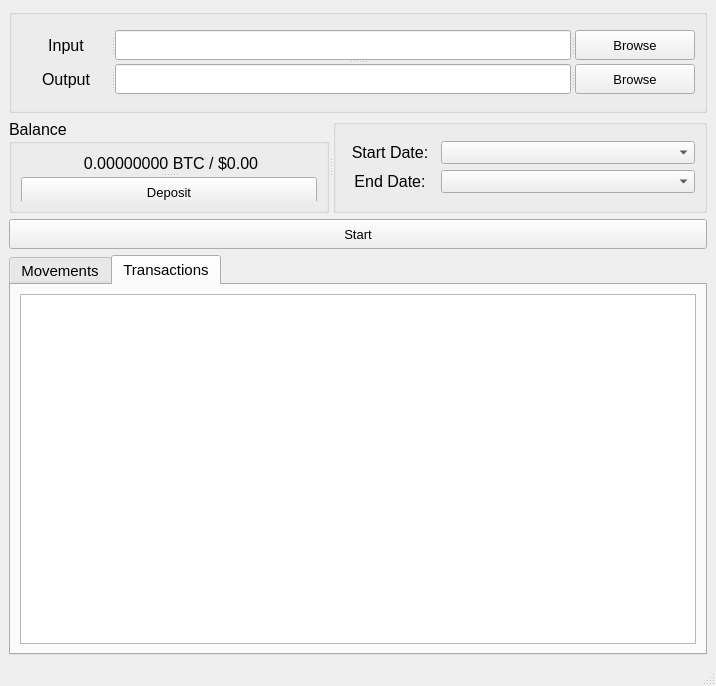
<?xml version="1.0" encoding="UTF-8"?>
<ui version="4.0">
 <class>MainWindow</class>
 <widget class="QMainWindow" name="MainWindow">
  <property name="geometry">
   <rect>
    <x>0</x>
    <y>0</y>
    <width>716</width>
    <height>686</height>
   </rect>
  </property>
  <property name="windowTitle">
   <string>The Influence of News on Bitcoin Price</string>
  </property>
  <property name="windowIcon">
   <iconset>
    <normaloff>../img/ytu_logo.png</normaloff>../img/ytu_logo.png</iconset>
  </property>
  <property name="iconSize">
   <size>
    <width>36</width>
    <height>36</height>
   </size>
  </property>
  <widget class="QWidget" name="centralwidget">
   <layout class="QVBoxLayout" name="verticalLayout_6">
    <item>
     <widget class="QGroupBox" name="groupBox_2">
      <property name="font">
       <font>
        <pointsize>12</pointsize>
        <weight>50</weight>
        <bold>false</bold>
       </font>
      </property>
      <property name="title">
       <string/>
      </property>
      <layout class="QVBoxLayout" name="verticalLayout">
       <item>
        <widget class="QSplitter" name="splitter_4">
         <property name="orientation">
          <enum>Qt::Vertical</enum>
         </property>
         <widget class="QSplitter" name="splitter">
          <property name="orientation">
           <enum>Qt::Horizontal</enum>
          </property>
          <widget class="QLabel" name="label_input">
           <property name="minimumSize">
            <size>
             <width>90</width>
             <height>0</height>
            </size>
           </property>
           <property name="maximumSize">
            <size>
             <width>90</width>
             <height>95545</height>
            </size>
           </property>
           <property name="font">
            <font>
             <pointsize>12</pointsize>
             <weight>50</weight>
             <bold>false</bold>
            </font>
           </property>
           <property name="text">
            <string>Input</string>
           </property>
           <property name="alignment">
            <set>Qt::AlignCenter</set>
           </property>
          </widget>
          <widget class="QLineEdit" name="lineEdit_input">
           <property name="minimumSize">
            <size>
             <width>300</width>
             <height>30</height>
            </size>
           </property>
           <property name="font">
            <font>
             <pointsize>12</pointsize>
             <weight>50</weight>
             <bold>false</bold>
            </font>
           </property>
          </widget>
          <widget class="QPushButton" name="pushButton_input">
           <property name="minimumSize">
            <size>
             <width>120</width>
             <height>30</height>
            </size>
           </property>
           <property name="maximumSize">
            <size>
             <width>120</width>
             <height>30</height>
            </size>
           </property>
           <property name="font">
            <font>
             <pointsize>10</pointsize>
             <weight>50</weight>
             <bold>false</bold>
            </font>
           </property>
           <property name="text">
            <string>Browse</string>
           </property>
          </widget>
         </widget>
         <widget class="QSplitter" name="splitter_3">
          <property name="orientation">
           <enum>Qt::Horizontal</enum>
          </property>
          <widget class="QLabel" name="label_output">
           <property name="minimumSize">
            <size>
             <width>90</width>
             <height>0</height>
            </size>
           </property>
           <property name="maximumSize">
            <size>
             <width>90</width>
             <height>95545</height>
            </size>
           </property>
           <property name="font">
            <font>
             <pointsize>12</pointsize>
             <weight>50</weight>
             <bold>false</bold>
            </font>
           </property>
           <property name="text">
            <string>Output</string>
           </property>
           <property name="alignment">
            <set>Qt::AlignCenter</set>
           </property>
          </widget>
          <widget class="QLineEdit" name="lineEdit_output">
           <property name="minimumSize">
            <size>
             <width>300</width>
             <height>30</height>
            </size>
           </property>
           <property name="font">
            <font>
             <pointsize>12</pointsize>
             <weight>50</weight>
             <bold>false</bold>
            </font>
           </property>
          </widget>
          <widget class="QPushButton" name="pushButton_output">
           <property name="minimumSize">
            <size>
             <width>120</width>
             <height>30</height>
            </size>
           </property>
           <property name="maximumSize">
            <size>
             <width>120</width>
             <height>30</height>
            </size>
           </property>
           <property name="font">
            <font>
             <pointsize>10</pointsize>
             <weight>50</weight>
             <bold>false</bold>
            </font>
           </property>
           <property name="text">
            <string>Browse</string>
           </property>
          </widget>
         </widget>
        </widget>
       </item>
      </layout>
     </widget>
    </item>
    <item>
     <widget class="QSplitter" name="splitter_9">
      <property name="orientation">
       <enum>Qt::Horizontal</enum>
      </property>
      <widget class="QSplitter" name="splitter_6">
       <property name="orientation">
        <enum>Qt::Horizontal</enum>
       </property>
       <widget class="QGroupBox" name="groupBox_3">
        <property name="minimumSize">
         <size>
          <width>320</width>
          <height>94</height>
         </size>
        </property>
        <property name="maximumSize">
         <size>
          <width>320</width>
          <height>94</height>
         </size>
        </property>
        <property name="font">
         <font>
          <pointsize>12</pointsize>
         </font>
        </property>
        <property name="title">
         <string>Balance</string>
        </property>
        <layout class="QVBoxLayout" name="verticalLayout_3">
         <item>
          <widget class="QSplitter" name="splitter_2">
           <property name="orientation">
            <enum>Qt::Vertical</enum>
           </property>
           <widget class="QLabel" name="label_balance">
            <property name="minimumSize">
             <size>
              <width>300</width>
              <height>20</height>
             </size>
            </property>
            <property name="maximumSize">
             <size>
              <width>300</width>
              <height>45652</height>
             </size>
            </property>
            <property name="font">
             <font>
              <pointsize>12</pointsize>
             </font>
            </property>
            <property name="text">
             <string>0.00000000 BTC / $0.00</string>
            </property>
            <property name="alignment">
             <set>Qt::AlignCenter</set>
            </property>
           </widget>
           <widget class="QPushButton" name="pushButton_deposit">
            <property name="minimumSize">
             <size>
              <width>120</width>
              <height>30</height>
             </size>
            </property>
            <property name="maximumSize">
             <size>
              <width>300</width>
              <height>30</height>
             </size>
            </property>
            <property name="font">
             <font>
              <pointsize>10</pointsize>
              <weight>50</weight>
              <bold>false</bold>
             </font>
            </property>
            <property name="text">
             <string>Deposit</string>
            </property>
           </widget>
          </widget>
         </item>
        </layout>
       </widget>
      </widget>
      <widget class="QGroupBox" name="groupBox_5">
       <property name="enabled">
        <bool>true</bool>
       </property>
       <property name="maximumSize">
        <size>
         <width>45454</width>
         <height>16777215</height>
        </size>
       </property>
       <property name="font">
        <font>
         <pointsize>12</pointsize>
        </font>
       </property>
       <property name="title">
        <string/>
       </property>
       <layout class="QVBoxLayout" name="verticalLayout_5">
        <item>
         <layout class="QVBoxLayout" name="verticalLayout_2">
          <item>
           <layout class="QHBoxLayout" name="horizontalLayout">
            <item>
             <widget class="QLabel" name="label_startDate">
              <property name="minimumSize">
               <size>
                <width>90</width>
                <height>0</height>
               </size>
              </property>
              <property name="maximumSize">
               <size>
                <width>90</width>
                <height>95545</height>
               </size>
              </property>
              <property name="font">
               <font>
                <pointsize>12</pointsize>
                <weight>50</weight>
                <bold>false</bold>
               </font>
              </property>
              <property name="text">
               <string>Start Date:</string>
              </property>
              <property name="alignment">
               <set>Qt::AlignCenter</set>
              </property>
             </widget>
            </item>
            <item>
             <widget class="QComboBox" name="comboBox_startDate">
              <property name="font">
               <font>
                <pointsize>10</pointsize>
               </font>
              </property>
             </widget>
            </item>
           </layout>
          </item>
          <item>
           <layout class="QHBoxLayout" name="horizontalLayout_2">
            <item>
             <widget class="QLabel" name="label_endDate">
              <property name="minimumSize">
               <size>
                <width>90</width>
                <height>0</height>
               </size>
              </property>
              <property name="maximumSize">
               <size>
                <width>90</width>
                <height>95545</height>
               </size>
              </property>
              <property name="font">
               <font>
                <pointsize>12</pointsize>
                <weight>50</weight>
                <bold>false</bold>
               </font>
              </property>
              <property name="text">
               <string>End Date:</string>
              </property>
              <property name="alignment">
               <set>Qt::AlignCenter</set>
              </property>
             </widget>
            </item>
            <item>
             <widget class="QComboBox" name="comboBox_endDate">
              <property name="font">
               <font>
                <pointsize>10</pointsize>
               </font>
              </property>
             </widget>
            </item>
           </layout>
          </item>
         </layout>
        </item>
       </layout>
      </widget>
     </widget>
    </item>
    <item>
     <widget class="QPushButton" name="pushButton_start">
      <property name="minimumSize">
       <size>
        <width>200</width>
        <height>30</height>
       </size>
      </property>
      <property name="maximumSize">
       <size>
        <width>45646</width>
        <height>30</height>
       </size>
      </property>
      <property name="font">
       <font>
        <pointsize>10</pointsize>
        <weight>50</weight>
        <bold>false</bold>
       </font>
      </property>
      <property name="text">
       <string>Start</string>
      </property>
     </widget>
    </item>
    <item>
     <widget class="QTabWidget" name="tabWidget">
      <property name="minimumSize">
       <size>
        <width>0</width>
        <height>400</height>
       </size>
      </property>
      <property name="font">
       <font>
        <pointsize>11</pointsize>
       </font>
      </property>
      <property name="currentIndex">
       <number>1</number>
      </property>
      <widget class="QWidget" name="tab">
       <attribute name="title">
        <string>Movements</string>
       </attribute>
       <layout class="QVBoxLayout" name="verticalLayout_4">
        <item>
         <widget class="QLabel" name="label_movements">
          <property name="text">
           <string/>
          </property>
          <property name="scaledContents">
           <bool>true</bool>
          </property>
         </widget>
        </item>
       </layout>
      </widget>
      <widget class="QWidget" name="tab_2">
       <attribute name="title">
        <string>Transactions</string>
       </attribute>
       <layout class="QVBoxLayout" name="verticalLayout_7">
        <item>
         <widget class="QTextEdit" name="textEdit_log">
          <property name="minimumSize">
           <size>
            <width>0</width>
            <height>0</height>
           </size>
          </property>
          <property name="maximumSize">
           <size>
            <width>4564</width>
            <height>45454</height>
           </size>
          </property>
          <property name="font">
           <font>
            <pointsize>8</pointsize>
           </font>
          </property>
         </widget>
        </item>
       </layout>
      </widget>
     </widget>
    </item>
   </layout>
  </widget>
  <widget class="QMenuBar" name="menubar">
   <property name="geometry">
    <rect>
     <x>0</x>
     <y>0</y>
     <width>716</width>
     <height>21</height>
    </rect>
   </property>
  </widget>
  <widget class="QStatusBar" name="statusbar"/>
 </widget>
 <resources/>
 <connections/>
</ui>
